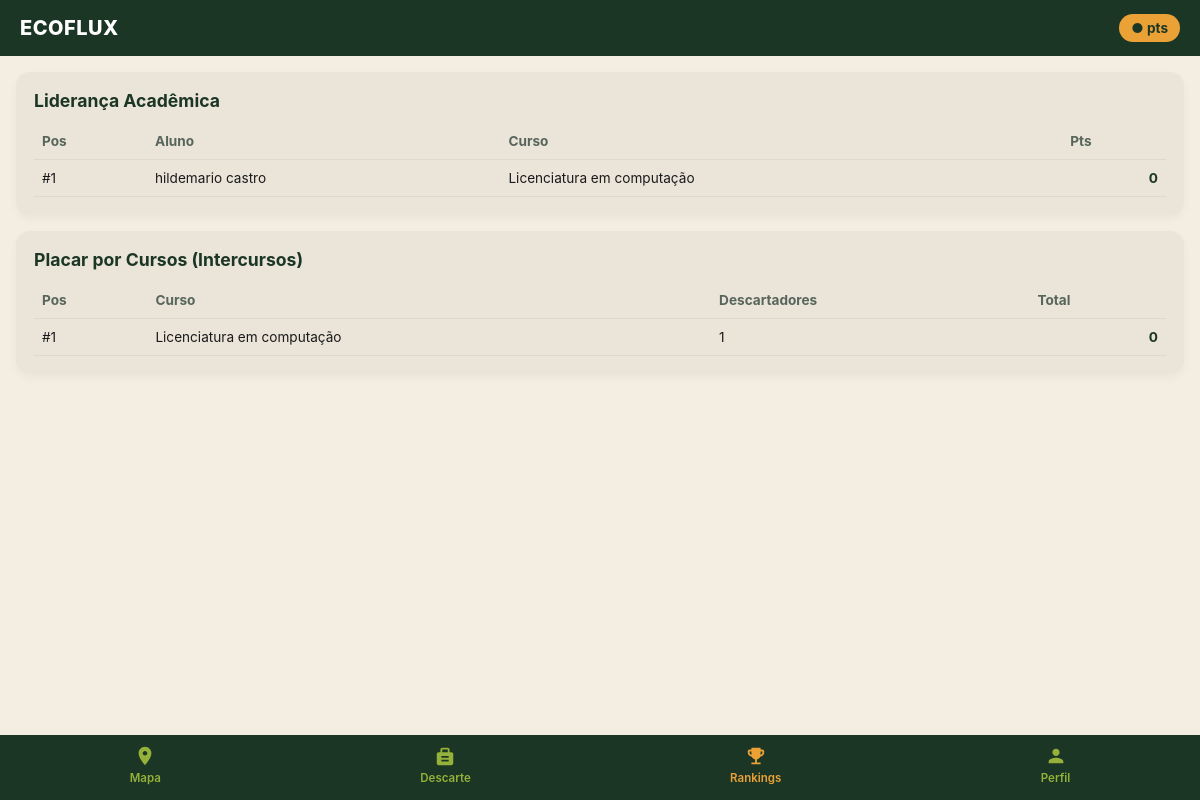
The page /ranking (signed in) on the database its author committed.
### tables this page shows
CREATE TABLE usuarios (
        id INTEGER PRIMARY KEY AUTOINCREMENT,
        nome TEXT NOT NULL,
        email TEXT UNIQUE NOT NULL,
        senha_hash TEXT NOT NULL,
        data_nasc TEXT NOT NULL,
        curso TEXT NOT NULL,
        role TEXT DEFAULT 'ALUNO',
        saldo_pontos INTEGER DEFAULT 0,
        falhas_login INTEGER DEFAULT 0,
        bloqueado_ate TEXT
    );

### app.py (the view)
@app.route("/ranking")
@login_required
def ranking():
    conn = get_db()
    ranking_individual = conn.execute("""
        SELECT nome, curso, saldo_pontos
        FROM usuarios
        ORDER BY saldo_pontos DESC
        LIMIT 10
    """).fetchall()
    ranking_cursos = conn.execute("""
        SELECT curso, SUM(saldo_pontos) as total_pontos, COUNT(id) as total_alunos
        FROM usuarios
        GROUP BY curso
        ORDER BY total_pontos DESC
    """).fetchall()
    conn.close()
    return render_template("ranking.html", individual=ranking_individual, cursos=ranking_cursos)

### app.py (called while the page is built)
def get_db():
    conn = sqlite3.connect(DB_PATH)
    conn.row_factory = sqlite3.Row
    return conn

def login_required(f):
    @wraps(f)
    def decorated_function(*args, **kwargs):
        if "user_id" not in session:
            flash("Por favor, autentique-se para continuar.", "warning")
            return redirect(url_for("login"))
        return f(*args, **kwargs)
    return decorated_function

### templates/ranking.html
{% extends 'base.html' %}
{% block content %}
<div class="card">
  <h2>Liderança Acadêmica</h2>
  <table class="ranking-table">
    <thead>
      <tr>
        <th>Pos</th>
        <th>Aluno</th>
        <th>Curso</th>
        <th>Pts</th>
      </tr>
    </thead>
    <tbody>
      {% for u in individual %}
      <tr>
        <td>#{{ loop.index }}</td>
        <td>{{ u.nome }}</td>
        <td>{{ u.curso }}</td>
        <td>{{ u.saldo_pontos }}</td>
      </tr>
      {% endfor %}
    </tbody>
  </table>
</div>
<div class="card">
  <h2>Placar por Cursos (Intercursos)</h2>
  <table class="ranking-table">
    <thead>
      <tr>
        <th>Pos</th>
        <th>Curso</th>
        <th>Descartadores</th>
        <th>Total</th>
      </tr>
    </thead>
    <tbody>
      {% for c in cursos %}
      <tr>
        <td>#{{ loop.index }}</td>
        <td>{{ c.curso }}</td>
        <td>{{ c.total_alunos }}</td>
        <td>{{ c.total_pontos }}</td>
      </tr>
      {% endfor %}
    </tbody>
  </table>
</div>
{% endblock %}

### static/css/style.css (style rules this page uses)
:root { --verde-floresta: #1B3624; --fundo-areia: #F3EEE1; --fundo-card: #EAE4D9; --marigold-ouro: #EAA135; --verde-folha: #4B7E33; --verde-oliva: #95B13A; --texto-escuro: #1A1A1A; --texto-suave: #57655B; --branco: #FFFFFF; --erro: #A83232; }
* { box-sizing: border-box; margin: 0; padding: 0; font-family: -apple-system, BlinkMacSystemFont, "Segoe UI", Roboto, Oxygen, Ubuntu, Cantarell, sans-serif; -webkit-tap-highlight-color: transparent; }
body { background-color: var(--fundo-areia); color: var(--texto-escuro); min-height: 100vh; display: flex; flex-direction: column; }
.card { background-color: var(--fundo-card); border-radius: 14px; padding: 18px; margin-bottom: 16px; box-shadow: 0 4px 10px rgba(0, 0, 0, 0.04); }
.card h2 { font-size: 1.1rem; color: var(--verde-floresta); margin-bottom: 12px; }
.ranking-table { width: 100%; border-collapse: collapse; }
.ranking-table th, .ranking-table td { padding: 10px 8px; text-align: left; font-size: 0.85rem; }
.ranking-table tr { border-bottom: 1px solid rgba(0, 0, 0, 0.05); }
.ranking-table th { color: var(--texto-suave); }
.ranking-table td:last-child { font-weight: 700; color: var(--verde-floresta); text-align: right; }

### rows shown on the page
usuarios: nome "hildemario castro", curso "Licenciatura em computação", saldo_pontos "0", total_alunos "1", total_pontos "0"

### other values the page prints
{{ user_pontos if user_pontos is defined else '●' }} "●"
